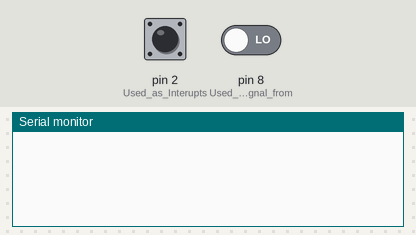
Simulated run of this sketch. Board: Arduino Uno, built with avr-gcc and run on an emulated ATmega328P. On the bench: the last lines printed to the serial monitor. The inputs (shaded band) are chosen by the test bench; at power-on: pin 2 (Used_as_Interupts) LOW, pin 8 (Used_to_read_Signal_from) LOW.

Above: at 1.2 s.
1.3 s: pin 2 (Used_as_Interupts) pulled HIGH for 0.15 s
At 2.0 s:
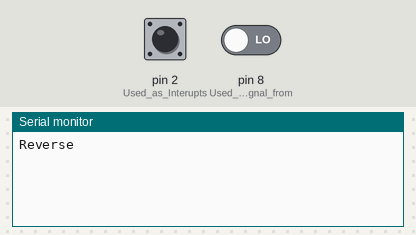
2.9 s: pin 2 (Used_as_Interupts) driven HIGH and pin 8 (Used_to_read_Signal_from) driven HIGH
At 3.3 s:
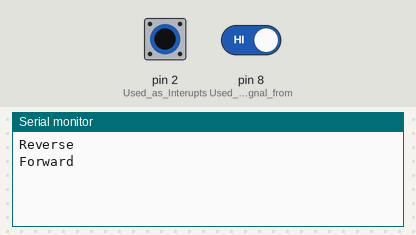

Measured:
- after the input at 1.3 s, the serial monitor: prints a new line at once (image 1)
- after the input at 2.9 s, the serial monitor: prints a new line at once (image 2)

The sketch:

TestingDirection.ino
```cpp
/*
Author: Tejinder Kumar Devgan @ STrobotix

Use this code to understand the behaviour of Encoder attached to DC Motor and check weather motor is forward or reverse
Wiring:
Connect Decoder Power Supply +ve (Blue) to GND on arduino
Connect Decoder Ground -ve (Black) to +5v
Signal(green) to Pin9
Signal(Blue) to PIN2 (interupt)
No need to Turn on Motor or no power to Motor required as we will be turning motor manually

Upload the code and do the wiring, turn the motor manually and keep checking serial monitor
*/


long count=0;
void setup()
{
  Serial.begin(9600);
  pinMode(2, INPUT);                                            // Used as Interupts
  pinMode(8, INPUT);                                            // Used to read Signal from Motor
  attachInterrupt(digitalPinToInterrupt(2), Int1, RISING);
}

void loop()
{

}

void Int1()
{
 if( digitalRead(8)== 1 )
   Serial.println("Forward");
 else
   Serial.println("Reverse");
}
```
